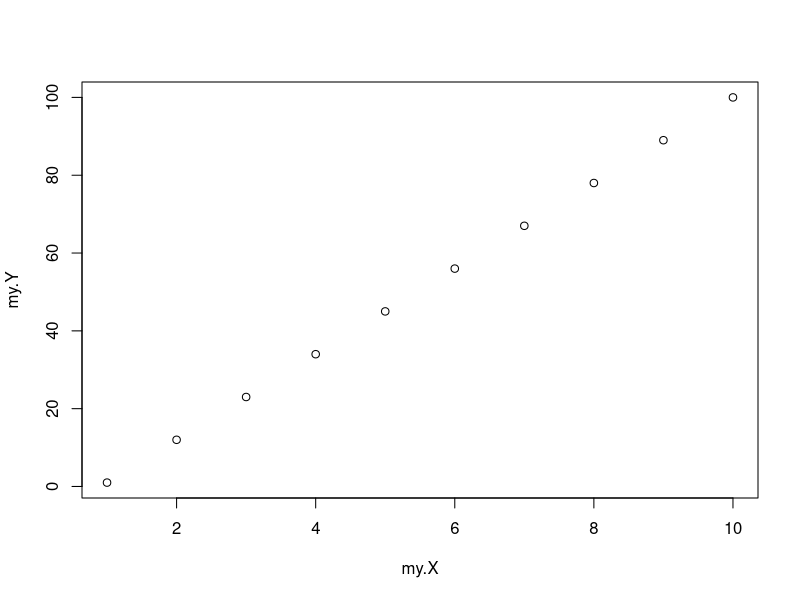
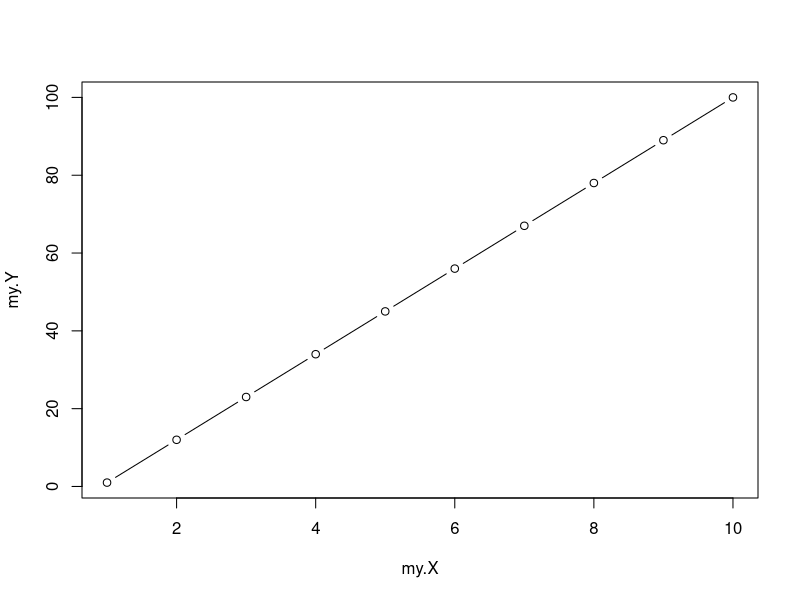
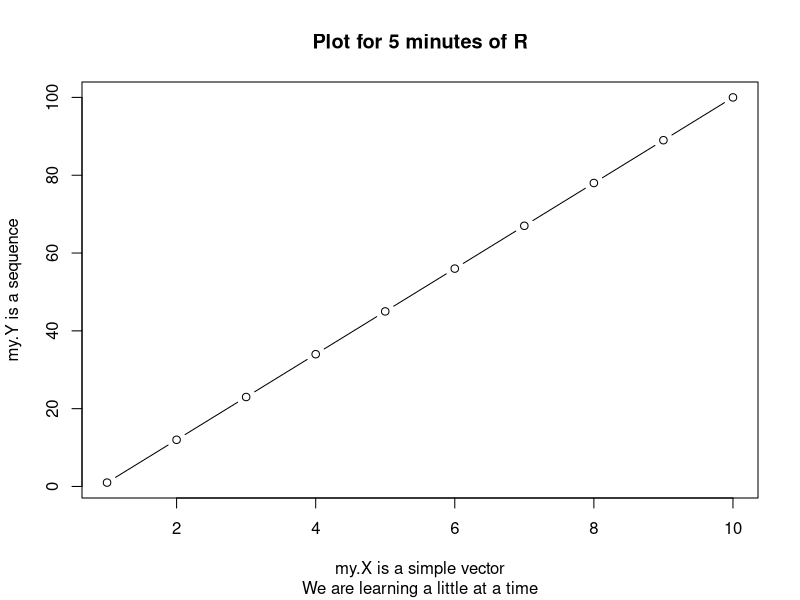
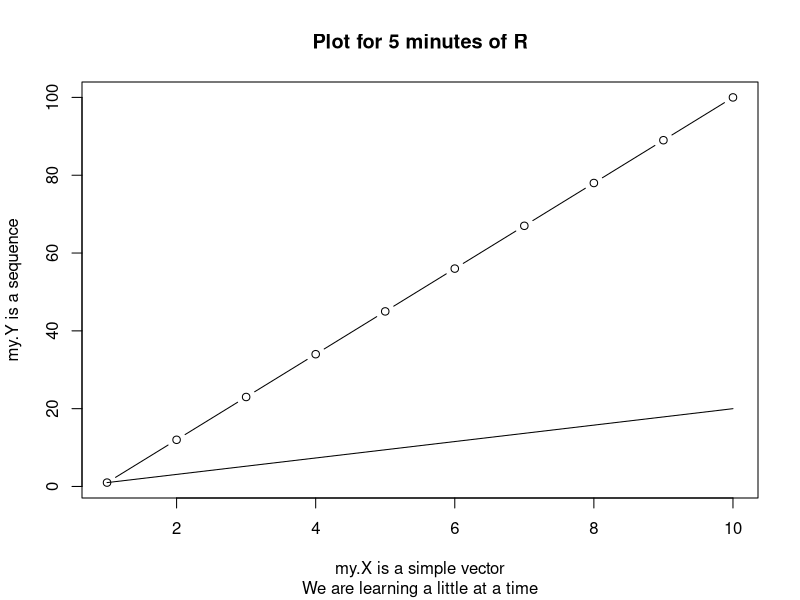
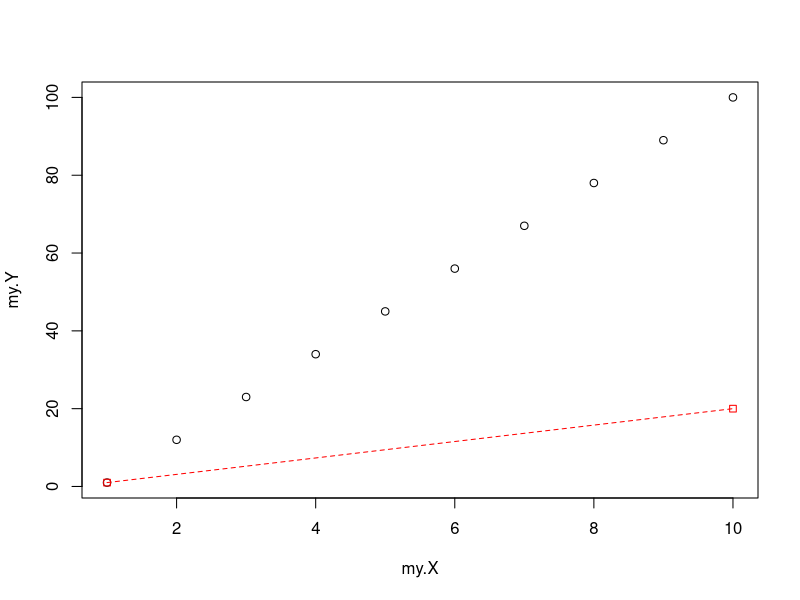
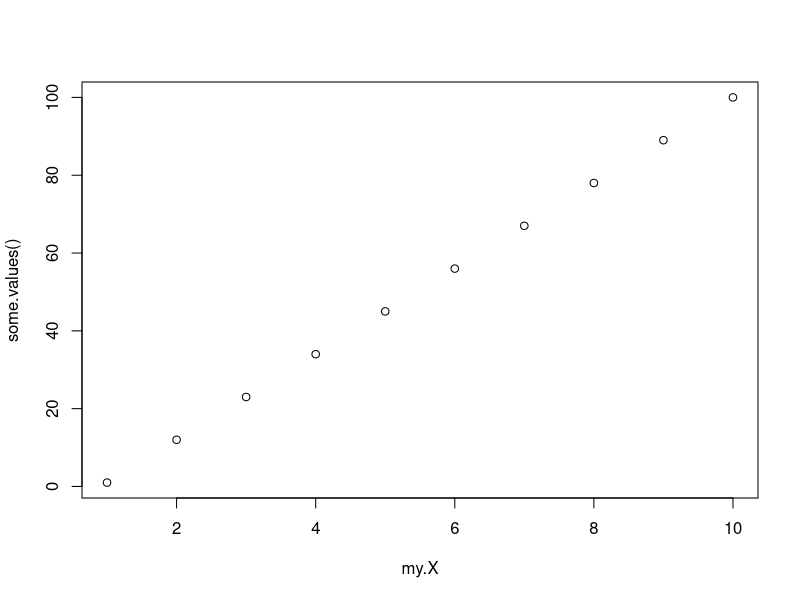
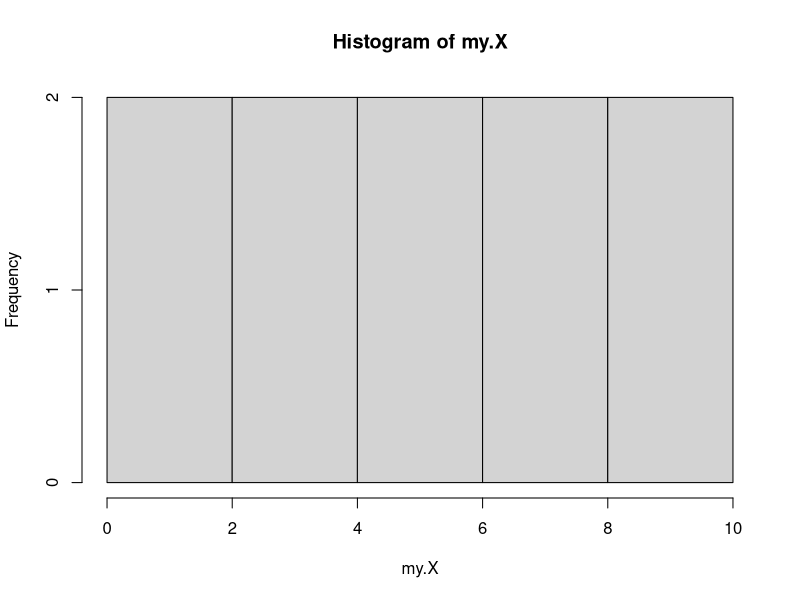
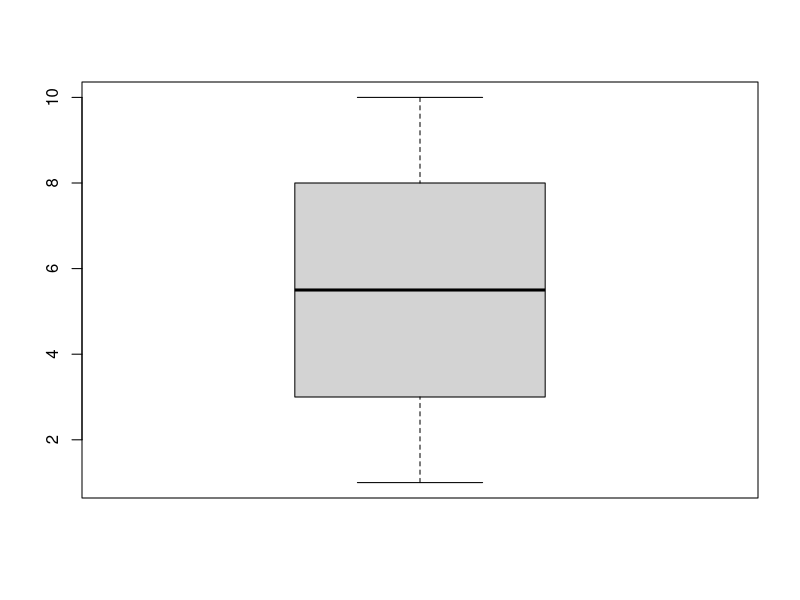

The R script that drew these images, in order:
# Copyright Mark Niemann-Ross, 2017
# Author: Mark Niemann-Ross. mark.niemannross@gmail.com
# Description: Example file for plot: five minutes of R

# documentation of plot()
?plot

# set up an x and y variable
my.X <- c(1:10)
my.Y <- seq(from=1, to=100,length.out = length(my.X))

# the simplest of all plots
plot(my.X,my.Y)

# change the appearance of the plotted points
plot(my.X,my.Y,type = "b")

# setting the titles and labels
plot(my.X,my.Y,
     type = "b",
     main = "Plot for 5 minutes of R",
     sub = "We are learning a little at a time",
     xlab="my.X is a simple vector",
     ylab="my.Y is a sequence")

# adding extra elements to a plot
plot(my.X,my.Y,
     type = "b",
     main = "Plot for 5 minutes of R",
     sub = "We are learning a little at a time",
     xlab="my.X is a simple vector",
     ylab="my.Y is a sequence")
lines(c(1,10),c(1,20))

# another example of plot & line
plot(my.X,my.Y)
lines(c(1,10),c(1,20), type="o", pch=22, lty=2, col="red")

# You can also use functions as x and y arguments
some.values <- function() { 
  return(seq(from=1, to=100,length.out = length(my.X)))
  }
plot(my.X,some.values())

# other chart types:
hist(my.X)
boxplot(my.X)
qqnorm(my.X)

# ggplot2 is a very popular package from the tidyverse
# https://cran.r-project.org/web/packages/ggplot2/ggplot2.pdf

# related to ggplot2, look at qplot
